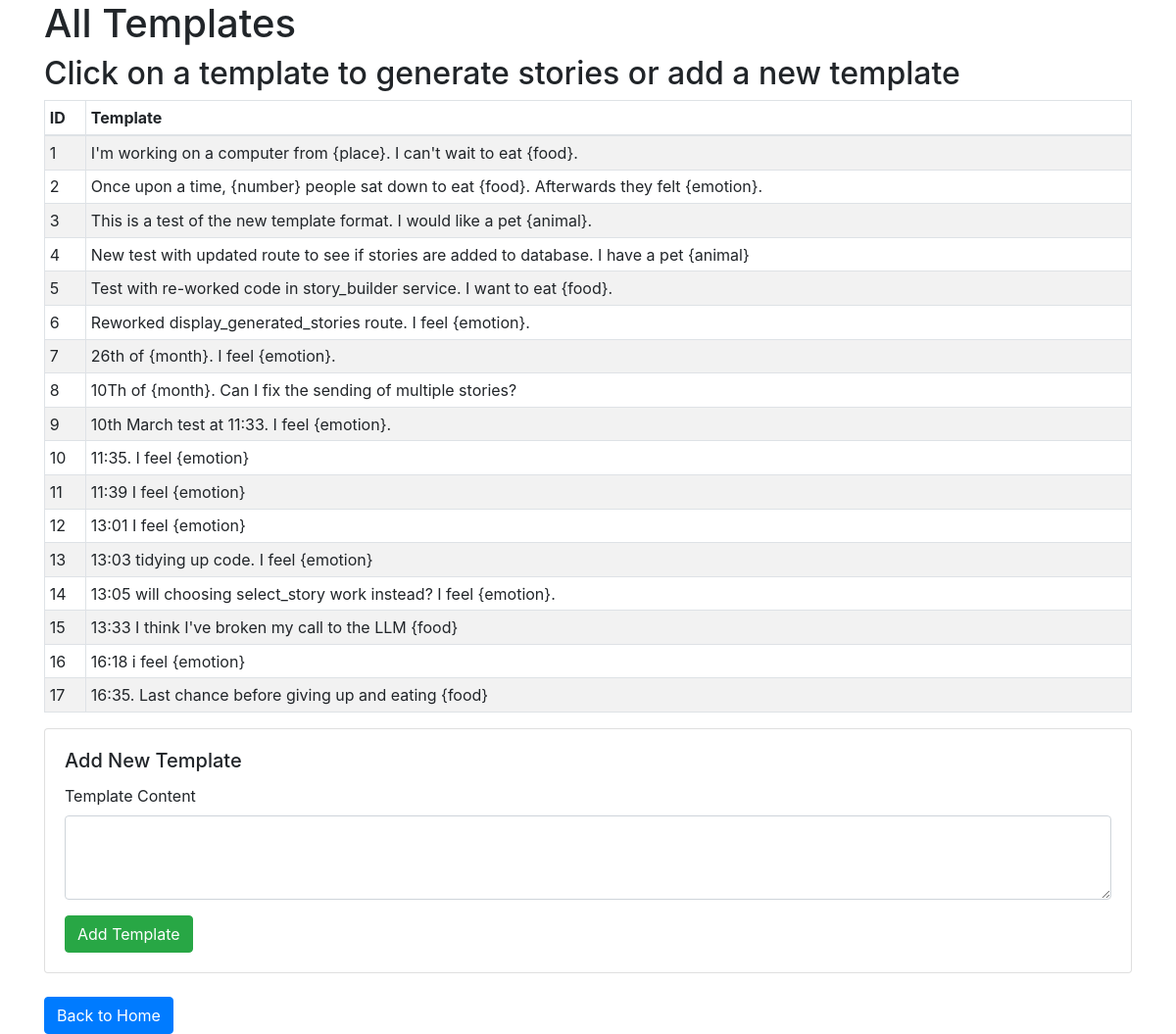
Page /see_all_templates on the earlier database version.
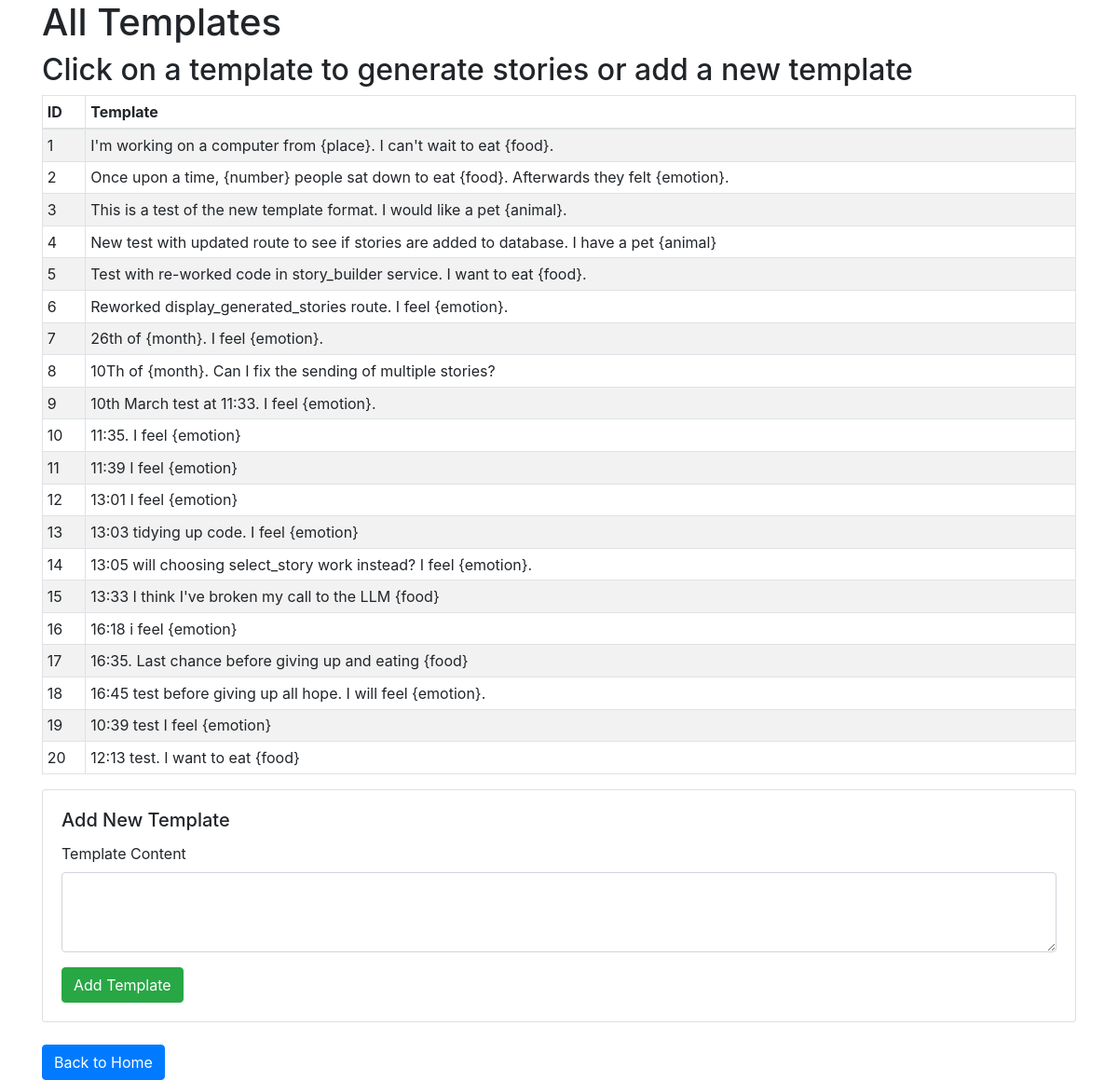
Same page on the later database version.
### app/models.py (models this page shows, shortened)
class Template(db.Model):
    __tablename__ = 'template'
    template_id = db.Column(db.Integer, primary_key=True, autoincrement=True)
    content = db.Column(db.Text, nullable=False)

### app/routes.py (the view)
@bp.route('/see_all_templates')
def see_all_templates():
    templates = story_builder_service.get_all_templates()
    return render_template('see_all_templates.html', templates=templates)

### app/services/story_builder_service.py (called while the page is built)
def get_all_templates():
    return db.session.query(Template).all()

### app/templates/see_all_templates.html (shortened to what this page needs)
<!DOCTYPE html>
<html lang="en">
<head>
    <link rel="stylesheet" href="{{ url_for('static', filename='css/static.css') }}">
    <link rel="stylesheet" href="https://stackpath.bootstrapcdn.com/bootstrap/4.5.2/css/bootstrap.min.css">
</head>
<body>
    <div class="container">
        <h1>All Templates</h1>
        <h2>Click on a template to generate stories or add a new template</h2>
        <table class="table table-striped table-bordered table-hover table-sm">
            <thead>
                <tr>
                    <th>ID</th>
                    <th>Template</th>
                </tr>
            </thead>
            <tbody>
                {% for template in templates %}
                    <tr class="clickable-row">
                        <form action="{{ url_for('main.generate_stories') }}" method="POST">
                            <td>{{ template.template_id }}</td>
                            <td>{{ template.content }}</td>
                        </form>
                    </tr>
                {% endfor %}
            </tbody>
        </table>
         <div class="card mb-4">
            <div class="card-body">
                <h5 class="card-title">Add New Template</h5>
                <form action="{{ url_for('main.add_template') }}" method="POST">
                    <div class="form-group">
                        <label for="template_content">Template Content</label>
                        <textarea class="form-control" id="template_content" name="template_content" rows="3" required></textarea>
                    </div>
                    <button type="submit" class="btn btn-success">Add Template</button>
                </form>
            </div>
        </div>
        <a href="{{ url_for('main.index') }}" class="btn btn-primary">Back to Home</a>
    </div>
</body>
</html>

### app/static/css/static.css (style rules this page uses)
.clickable-row { cursor: pointer; }

### app/templates/see_all_templates.html (style rules this page uses)
.clickable-row { cursor: pointer; }

Differences in the rows shown:
added Template: template_id "18", content "16:45 test before giving up all hope. I will feel {emotion}."
added Template: template_id "19", content "10:39 test I feel {emotion}"
added Template: template_id "20", content "12:13 test. I want to eat {food}"
